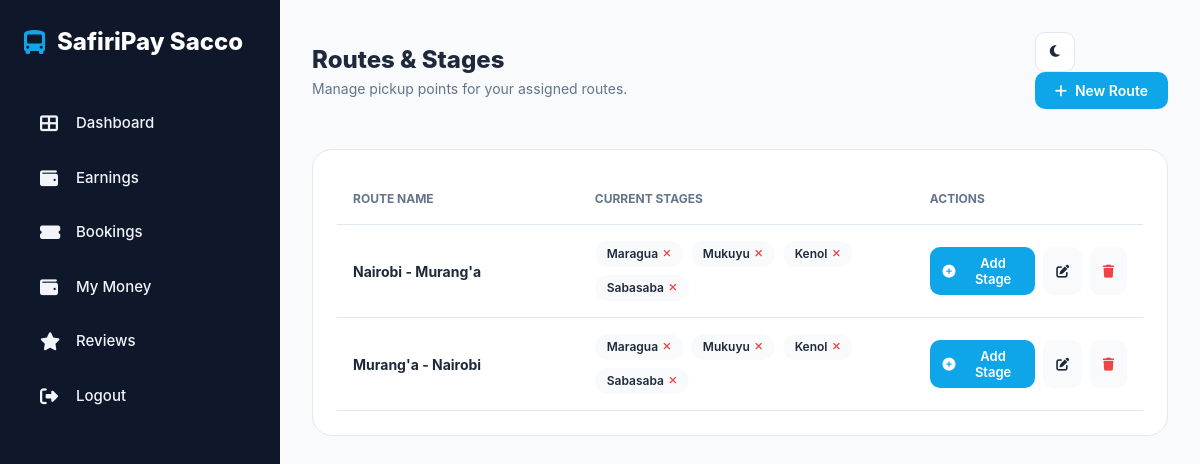
/saccoveiw/manage_routes.php (signed in), run on an earlier commit of the app's database.
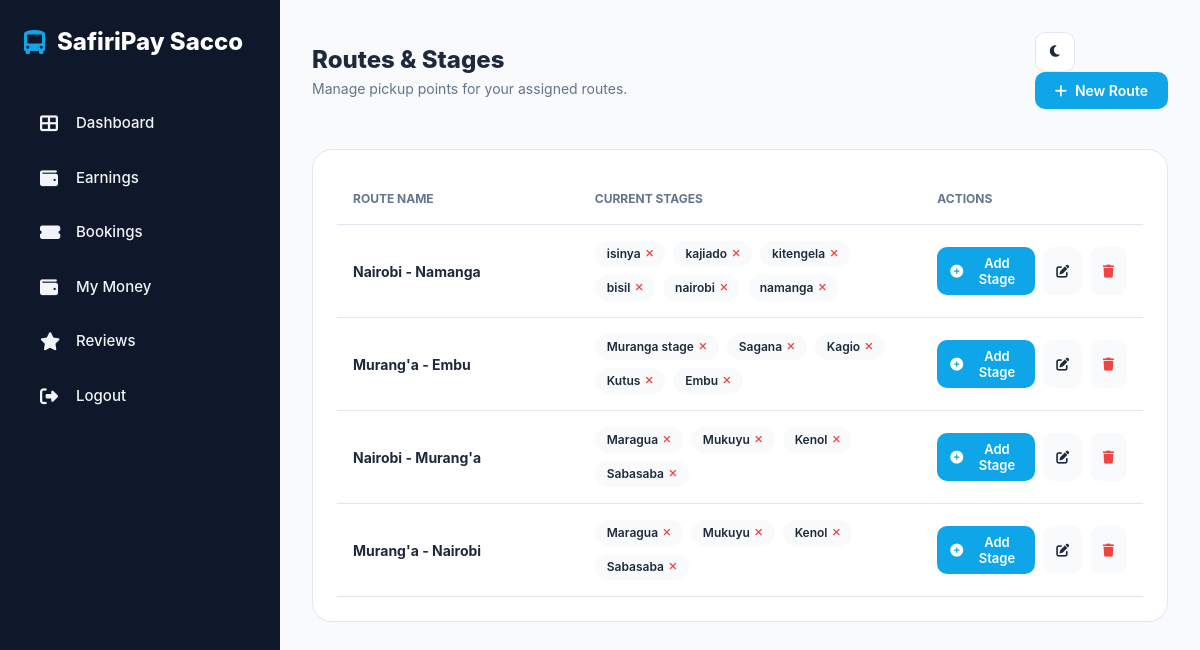
And on a later commit of the database.
### tables this page shows
CREATE TABLE `routes` (
  `routeid` int(11) NOT NULL,
  `routename` varchar(100) NOT NULL,
  `saccoid` int(11) DEFAULT NULL,
  `createdat` datetime DEFAULT current_timestamp()
);

CREATE TABLE `stages` (
  `stageid` int(11) NOT NULL,
  `routeid` int(11) NOT NULL,
  `stagename` varchar(100) NOT NULL,
  `stageorder` int(11) NOT NULL
);

### saccoveiw/manage_routes.php (the view, shortened to what the changed rows need)
<?php
include 'database.php';
$sacco_id = $_SESSION['sacco_id'];
$routes = $conn->query("
    SELECT * FROM routes
    WHERE saccoid = $sacco_id
    ORDER BY createdat DESC
");
?>
<!DOCTYPE html>
<html lang="en">
<head>
    <link rel="stylesheet" href="https://cdnjs.cloudflare.com/ajax/libs/font-awesome/6.4.0/css/all.min.css">
    <link rel="stylesheet" href="sacco.css">
</head>
<body>
    <div class="dashboard-container">
        <main class="main-content">
            <header class="header">
                <div class="header-title">
                    <h1>Routes & Stages</h1>
                </div>
            </header>
            <div class="data-card">
                <div class="table-responsive">
                    <table>
                        <thead>
                            <tr>
                                <th>Route Name</th>
                                <th>Current Stages</th>
                                <th>Actions</th>
                            </tr>
                        </thead>
                        <tbody>
                            <?php if ($routes && $routes->num_rows > 0): ?>
                                <?php while($row = $routes->fetch_assoc()):
                                    $route_id = $row['routeid'];
                                    $stages_res = $conn->query("SELECT * FROM stages WHERE routeid = $route_id ORDER BY stageorder ASC");
                                ?>
                                    <tr>
                                        <td style="font-weight: 700; width: 30%;"><?php echo htmlspecialchars($row['routename']); ?></td>
                                        <td>
                                            <div style="display: flex; flex-wrap: wrap; gap: 8px;">
                                                <?php if($stages_res && $stages_res->num_rows > 0): ?>
                                                    <?php while($s = $stages_res->fetch_assoc()): ?>
                                                        <span class="status-badge" style="background: var(--bg-main); color: var(--text-main); font-size: 0.75rem; display: flex; align-items: center; gap: 5px;">
                                                            <?php echo htmlspecialchars($s['stagename']); ?>
                                                            <a href="?delete_stage=<?php echo $s['stageid']; ?>" style="color: var(--danger); font-size: 0.65rem;" onclick="return confirm('Delete this stage?')"><i class="fas fa-times"></i></a>
                                                        </span>
                                                    <?php endwhile; ?>
                                                <?php else: ?>
                                                    <span style="color: var(--text-muted); font-size: 0.875rem; font-style: italic;">No stages defined.</span>
                                                <?php endif; ?>
                                            </div>
                                        </td>
                                        <td>
                                            <div style="display: flex; gap: 8px;">
                                                <button class="btn btn-primary"
                                                        onclick="openAddStageModal(this)"
                                                        data-id="<?php echo $route_id; ?>"
                                                        data-name="<?php echo htmlspecialchars($row['routename']); ?>"
                                                        style="padding: 0.5rem 0.8rem; font-size: 0.8125rem;">
                                                    <i class="fas fa-plus-circle"></i> Add Stage
                                                </button>
                                                <button class="btn"
                                                        onclick="openEditRouteModal(this)"
                                                        data-id="<?php echo $route_id; ?>"
                                                        data-name="<?php echo htmlspecialchars($row['routename']); ?>"
                                                        style="padding: 0.5rem 0.8rem; font-size: 0.8125rem; background: var(--bg-main); color: var(--text-main);">
                                                    <i class="fas fa-edit"></i>
                                                </button>
                                                <a href="?delete_route=<?php echo $route_id; ?>"
                                                   class="btn"
                                                   onclick="return confirm('Are you sure you want to delete this route? All stages and fare data for this route will also be deleted.')"
                                                   style="padding: 0.5rem 0.8rem; font-size: 0.8125rem; background: var(--bg-main); color: var(--danger); text-decoration: none;">
                                                    <i class="fas fa-trash"></i>
                                                </a>
                                            </div>
                                        </td>
                                    </tr>
                                <?php endwhile; ?>
                            <?php endif; ?>
                        </tbody>
                    </table>
                </div>
            </div>
        </main>
    </div>
</body>
</html>

What changed in the data, as far as the page shows it:
added routes: routename "Nairobi - Namanga"
added stages: stagename "isinya", shown under "Nairobi - Namanga"
added stages: stagename "kajiado", shown under "Nairobi - Namanga"
added stages: stagename "kitengela", shown under "Nairobi - Namanga"
added stages: stagename "bisil", shown under "Nairobi - Namanga"
added stages: stagename "nairobi", shown under "Nairobi - Namanga"
added stages: stagename "namanga", shown under "Nairobi - Namanga"
added routes: routename "Murang'a - Embu"
added stages: stagename "Muranga stage", shown under "Murang'a - Embu"
added stages: stagename "Sagana", shown under "Murang'a - Embu"
added stages: stagename "Kagio", shown under "Murang'a - Embu"
added stages: stagename "Kutus", shown under "Murang'a - Embu"
added stages: stagename "Embu", shown under "Murang'a - Embu"
